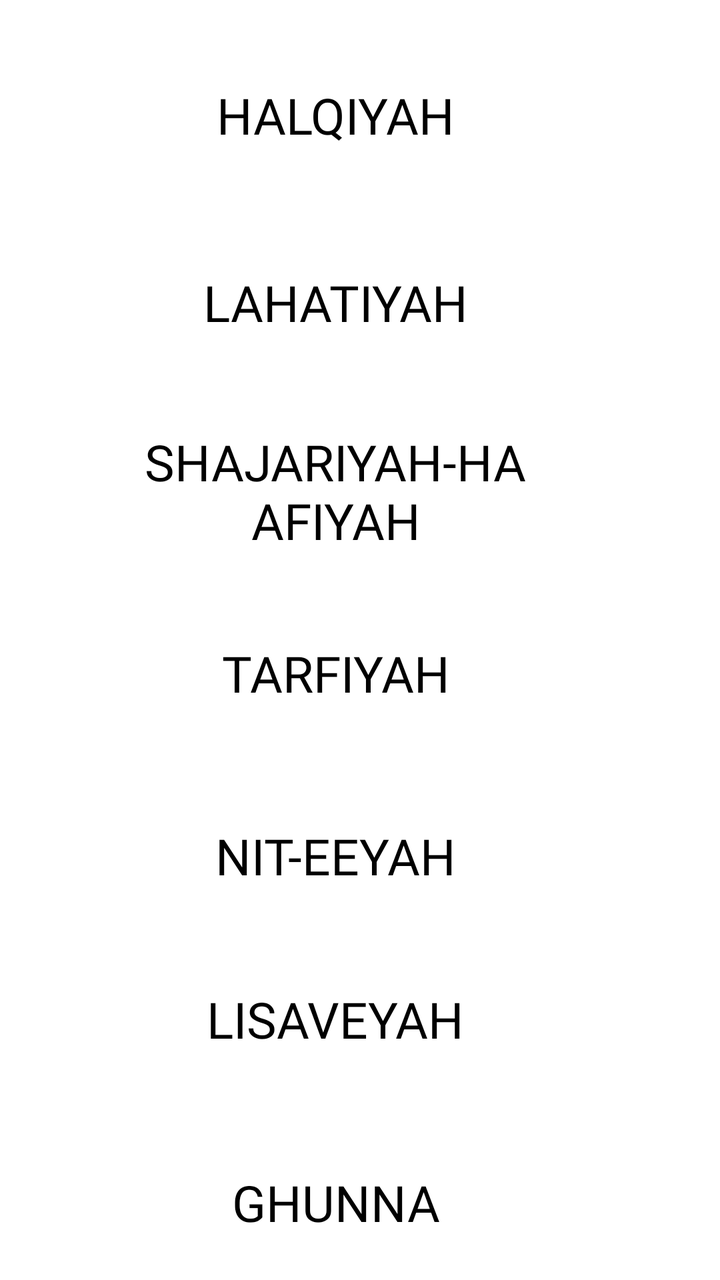
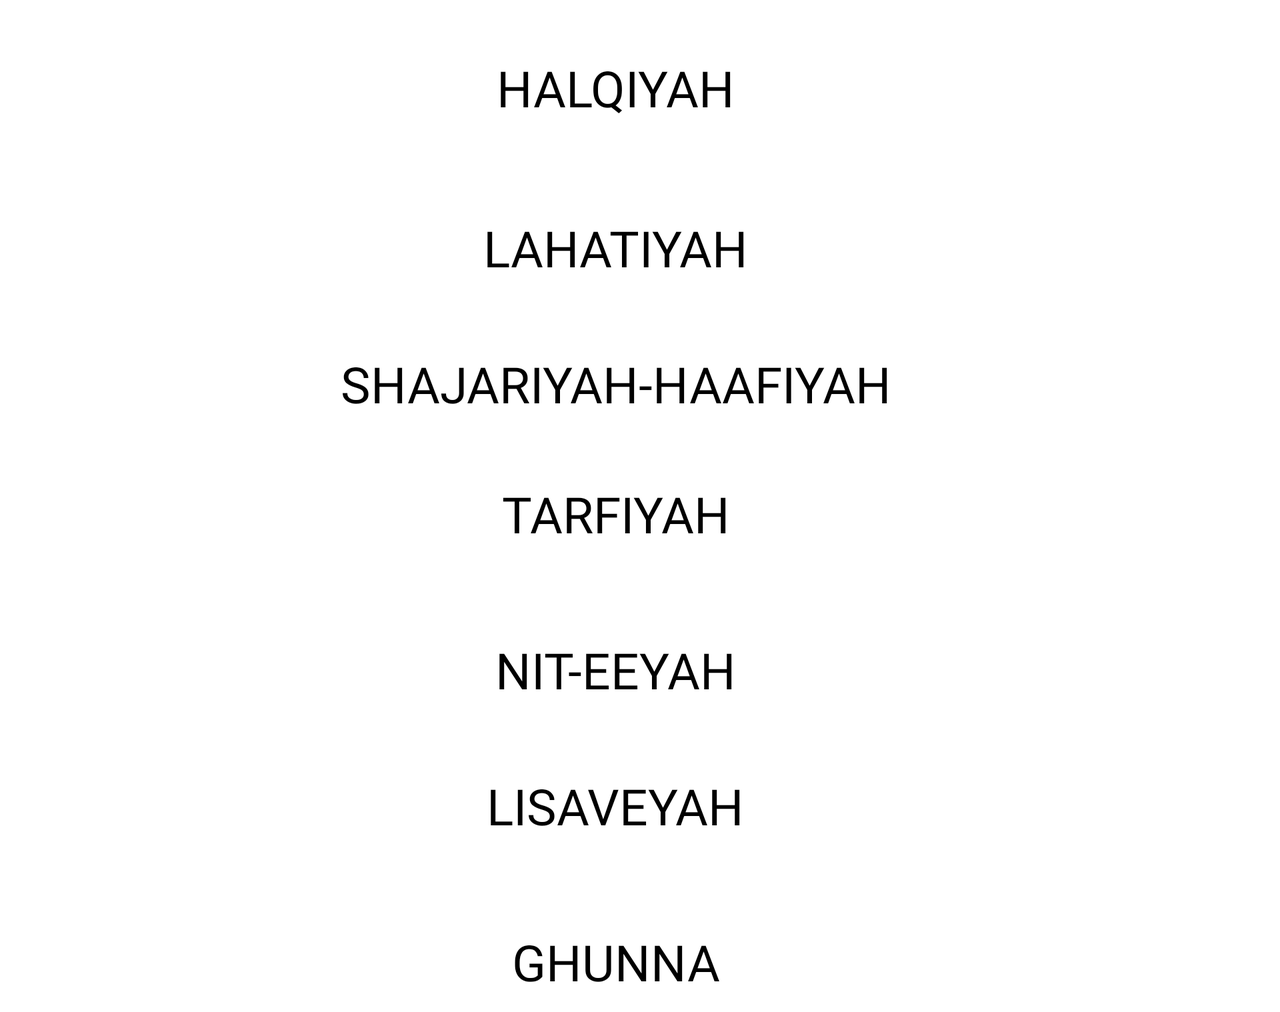

Two renders of one Android screen. The first uses the default layout on a phone; the second uses the alternative layout the repository ships for a different screen configuration, on a matching device. The two XML files are below.
<!-- AndroidManifest.xml: application theme Theme.HaroofQuizApp -->
<!-- res/layout/activity_learn_page.xml -->
<?xml version="1.0" encoding="utf-8"?>
<androidx.constraintlayout.widget.ConstraintLayout xmlns:android="http://schemas.android.com/apk/res/android"
    xmlns:app="http://schemas.android.com/apk/res-auto"
    xmlns:tools="http://schemas.android.com/tools"
    android:layout_width="match_parent"
    android:layout_height="match_parent"
    tools:context=".LearnPage"
    android:background="@drawable/background">


    <androidx.appcompat.widget.AppCompatButton
        android:id="@+id/halqiyah"
        android:layout_width="0dp"
        android:layout_height="wrap_content"
        android:layout_marginStart="85dp"
        android:layout_marginTop="20dp"
        android:layout_marginEnd="110dp"
        android:layout_marginBottom="32dp"
        android:background="@drawable/roundedborders"
        android:backgroundTint="@color/white"
        android:fontFamily="@font/aldrich"
        android:gravity="center"
        android:text="Halqiyah"
        android:textColor="@color/black"
        android:textSize="25dp"
        app:layout_constraintBottom_toTopOf="@+id/lahatiyah"
        app:layout_constraintEnd_toEndOf="parent"
        app:layout_constraintStart_toStartOf="parent"
        app:layout_constraintTop_toTopOf="parent"
        app:layout_constraintWidth_default="percent"
        app:layout_constraintWidth_percent="0.5" />

    <androidx.appcompat.widget.AppCompatButton
        android:id="@+id/lahatiyah"
        android:layout_width="0dp"
        android:layout_height="wrap_content"
        android:layout_marginStart="85dp"
        android:layout_marginEnd="110dp"
        android:layout_marginBottom="20dp"
        android:background="@drawable/roundedborders"
        android:backgroundTint="@color/white"
        android:fontFamily="@font/aldrich"
        android:text="Lahatiyah"
        android:textColor="@color/black"
        android:textSize="25dp"
        app:layout_constraintBottom_toTopOf="@+id/shajariyahHaafiyah"
        app:layout_constraintEnd_toEndOf="parent"
        app:layout_constraintStart_toStartOf="parent"
        app:layout_constraintTop_toBottomOf="@+id/halqiyah"
        app:layout_constraintWidth_default="percent"
        app:layout_constraintWidth_percent="0.5" />

    <androidx.appcompat.widget.AppCompatButton
        android:id="@+id/shajariyahHaafiyah"
        android:layout_width="0dp"
        android:layout_height="wrap_content"
        android:layout_marginStart="85dp"
        android:layout_marginEnd="110dp"
        android:layout_marginBottom="17dp"
        android:background="@drawable/roundedborders"
        android:backgroundTint="@color/white"
        android:fontFamily="@font/aldrich"
        android:text="Shajariyah-Haafiyah"
        android:textColor="@color/black"
        android:textSize="25dp"
        android:padding="5dp"
        app:layout_constraintBottom_toTopOf="@+id/tarfiyah"
        app:layout_constraintEnd_toEndOf="parent"
        app:layout_constraintStart_toStartOf="parent"
        app:layout_constraintTop_toBottomOf="@+id/lahatiyah"
        app:layout_constraintWidth_default="percent"
        app:layout_constraintWidth_percent="0.6" />

    <androidx.appcompat.widget.AppCompatButton
        android:id="@+id/tarfiyah"
        android:layout_width="0dp"
        android:layout_height="wrap_content"
        android:layout_marginStart="85dp"
        android:layout_marginEnd="110dp"
        android:layout_marginBottom="30dp"
        android:background="@drawable/roundedborders"
        android:backgroundTint="@color/white"
        android:fontFamily="@font/aldrich"
        android:text="Tarfiyah"
        android:textColor="@color/black"
        android:textSize="25dp"
        app:layout_constraintBottom_toTopOf="@+id/nitEeyah"
        app:layout_constraintEnd_toEndOf="parent"
        app:layout_constraintStart_toStartOf="parent"
        app:layout_constraintTop_toBottomOf="@+id/shajariyahHaafiyah"
        app:layout_constraintWidth_default="percent"
        app:layout_constraintWidth_percent="0.5" />

    <androidx.appcompat.widget.AppCompatButton
        android:id="@+id/nitEeyah"
        android:layout_width="0dp"
        android:layout_height="wrap_content"
        android:layout_marginStart="85dp"
        android:layout_marginEnd="110dp"
        android:layout_marginBottom="20dp"
        android:background="@drawable/roundedborders"
        android:backgroundTint="@color/white"
        android:fontFamily="@font/aldrich"
        android:text="Nit-eeyah"
        android:textColor="@color/black"
        android:textSize="25dp"
        app:layout_constraintBottom_toTopOf="@+id/lisaveyah"
        app:layout_constraintEnd_toEndOf="parent"
        app:layout_constraintStart_toStartOf="parent"
        app:layout_constraintTop_toBottomOf="@+id/tarfiyah"
        app:layout_constraintWidth_default="percent"
        app:layout_constraintWidth_percent="0.5" />

    <androidx.appcompat.widget.AppCompatButton
        android:id="@+id/lisaveyah"
        android:layout_width="0dp"
        android:layout_height="wrap_content"
        android:layout_marginStart="85dp"
        android:layout_marginEnd="110dp"
        android:layout_marginBottom="30dp"
        android:background="@drawable/roundedborders"
        android:backgroundTint="@color/white"
        android:fontFamily="@font/aldrich"
        android:text="Lisaveyah"
        android:textColor="@color/black"
        android:textSize="25dp"
        app:layout_constraintBottom_toTopOf="@+id/ghunna"
        app:layout_constraintEnd_toEndOf="parent"
        app:layout_constraintStart_toStartOf="parent"
        app:layout_constraintTop_toBottomOf="@+id/nitEeyah"
        app:layout_constraintWidth_default="percent"
        app:layout_constraintWidth_percent="0.5" />

    <androidx.appcompat.widget.AppCompatButton
        android:id="@+id/ghunna"
        android:layout_width="0dp"
        android:layout_height="wrap_content"
        android:layout_marginStart="85dp"
        android:layout_marginEnd="110dp"
        android:layout_marginBottom="1dp"
        android:background="@drawable/roundedborders"
        android:backgroundTint="@color/white"
        android:fontFamily="@font/aldrich"
        android:text="Ghunna"
        android:textColor="@color/black"
        android:textSize="25dp"
        app:layout_constraintBottom_toBottomOf="parent"
        app:layout_constraintEnd_toEndOf="parent"
        app:layout_constraintStart_toStartOf="parent"
        app:layout_constraintTop_toBottomOf="@+id/lisaveyah"
        app:layout_constraintWidth_default="percent"
        app:layout_constraintWidth_percent="0.5" />

</androidx.constraintlayout.widget.ConstraintLayout>
<!-- resources referenced by this layout -->
<resources>
  <color name="black">#FF000000</color>
  <color name="white">#FFFFFFFF</color>
  <!-- drawable roundedborders (drawable) -->
  <?xml version="1.0" encoding="utf-8"?>
  <shape xmlns:tools="http://schemas.android.com/tools"
      xmlns:android="http://schemas.android.com/apk/res/android"
      tools:ignore="ExtraText"
      android:shape="rectangle">
      <corners
          android:bottomLeftRadius="25dp"
          android:topRightRadius="25dp"
          android:bottomRightRadius="25dp"
          android:topLeftRadius="25dp"/>
  </shape>
  <style name="Theme.HaroofQuizApp" parent="Theme.MaterialComponents.DayNight.DarkActionBar">
          
          <item name="colorPrimary">@color/purple_500</item>
          <item name="colorPrimaryVariant">@color/purple_700</item>
          <item name="colorOnPrimary">@color/white</item>
          
          <item name="colorSecondary">@color/teal_200</item>
          <item name="colorSecondaryVariant">@color/teal_700</item>
          <item name="colorOnSecondary">@color/black</item>
          
          <item name="android:statusBarColor" tools:targetApi="l">?attr/colorPrimaryVariant</item>
          
      </style>
  <color name="purple_500">#FF6200EE</color>
  <color name="purple_700">#FF3700B3</color>
  <color name="teal_200">#FF03DAC5</color>
  <color name="teal_700">#FF018786</color>
</resources>
<!-- res/layout-land/activity_learn_page.xml (the repository's variant of the layout above) -->
<!-- drawn on the phone turned sideways -->
<?xml version="1.0" encoding="utf-8"?>
<ScrollView xmlns:android="http://schemas.android.com/apk/res/android"
    xmlns:app="http://schemas.android.com/apk/res-auto"
    xmlns:tools="http://schemas.android.com/tools"
    android:layout_width="match_parent"
    android:layout_height="match_parent"
    tools:context=".LearnPage"
    android:background="@drawable/background">
    <androidx.constraintlayout.widget.ConstraintLayout
        android:layout_width="match_parent"
        android:layout_height="match_parent">

        <androidx.appcompat.widget.AppCompatButton
            android:id="@+id/halqiyah"
            android:layout_width="0dp"
            android:layout_height="wrap_content"
            android:layout_marginStart="85dp"
            android:layout_marginTop="20dp"
            android:layout_marginEnd="110dp"
            android:layout_marginBottom="32dp"
            android:background="@drawable/roundedborders"
            android:backgroundTint="@color/white"
            android:fontFamily="@font/aldrich"
            android:gravity="center"
            android:text="Halqiyah"
            android:textColor="@color/black"
            android:textSize="25dp"
            app:layout_constraintBottom_toTopOf="@+id/lahatiyah"
            app:layout_constraintEnd_toEndOf="parent"
            app:layout_constraintStart_toStartOf="parent"
            app:layout_constraintTop_toTopOf="parent"
            app:layout_constraintWidth_default="percent"
            app:layout_constraintWidth_percent="0.5" />

        <androidx.appcompat.widget.AppCompatButton
            android:id="@+id/lahatiyah"
            android:layout_width="0dp"
            android:layout_height="wrap_content"
            android:layout_marginStart="85dp"
            android:layout_marginEnd="110dp"
            android:layout_marginBottom="20dp"
            android:background="@drawable/roundedborders"
            android:backgroundTint="@color/white"
            android:fontFamily="@font/aldrich"
            android:text="Lahatiyah"
            android:textColor="@color/black"
            android:textSize="25dp"
            app:layout_constraintBottom_toTopOf="@+id/shajariyahHaafiyah"
            app:layout_constraintEnd_toEndOf="parent"
            app:layout_constraintStart_toStartOf="parent"
            app:layout_constraintTop_toBottomOf="@+id/halqiyah"
            app:layout_constraintWidth_default="percent"
            app:layout_constraintWidth_percent="0.5" />

        <androidx.appcompat.widget.AppCompatButton
            android:id="@+id/shajariyahHaafiyah"
            android:layout_width="0dp"
            android:layout_height="wrap_content"
            android:layout_marginStart="85dp"
            android:layout_marginEnd="110dp"
            android:layout_marginBottom="17dp"
            android:background="@drawable/roundedborders"
            android:backgroundTint="@color/white"
            android:fontFamily="@font/aldrich"
            android:text="Shajariyah-Haafiyah"
            android:textColor="@color/black"
            android:textSize="25dp"
            android:padding="5dp"
            app:layout_constraintBottom_toTopOf="@+id/tarfiyah"
            app:layout_constraintEnd_toEndOf="parent"
            app:layout_constraintStart_toStartOf="parent"
            app:layout_constraintTop_toBottomOf="@+id/lahatiyah"
            app:layout_constraintWidth_default="percent"
            app:layout_constraintWidth_percent="0.6" />

        <androidx.appcompat.widget.AppCompatButton
            android:id="@+id/tarfiyah"
            android:layout_width="0dp"
            android:layout_height="wrap_content"
            android:layout_marginStart="85dp"
            android:layout_marginEnd="110dp"
            android:layout_marginBottom="30dp"
            android:background="@drawable/roundedborders"
            android:backgroundTint="@color/white"
            android:fontFamily="@font/aldrich"
            android:text="Tarfiyah"
            android:textColor="@color/black"
            android:textSize="25dp"
            app:layout_constraintBottom_toTopOf="@+id/nitEeyah"
            app:layout_constraintEnd_toEndOf="parent"
            app:layout_constraintStart_toStartOf="parent"
            app:layout_constraintTop_toBottomOf="@+id/shajariyahHaafiyah"
            app:layout_constraintWidth_default="percent"
            app:layout_constraintWidth_percent="0.5" />

        <androidx.appcompat.widget.AppCompatButton
            android:id="@+id/nitEeyah"
            android:layout_width="0dp"
            android:layout_height="wrap_content"
            android:layout_marginStart="85dp"
            android:layout_marginEnd="110dp"
            android:layout_marginBottom="20dp"
            android:background="@drawable/roundedborders"
            android:backgroundTint="@color/white"
            android:fontFamily="@font/aldrich"
            android:text="Nit-eeyah"
            android:textColor="@color/black"
            android:textSize="25dp"
            app:layout_constraintBottom_toTopOf="@+id/lisaveyah"
            app:layout_constraintEnd_toEndOf="parent"
            app:layout_constraintStart_toStartOf="parent"
            app:layout_constraintTop_toBottomOf="@+id/tarfiyah"
            app:layout_constraintWidth_default="percent"
            app:layout_constraintWidth_percent="0.5" />

        <androidx.appcompat.widget.AppCompatButton
            android:id="@+id/lisaveyah"
            android:layout_width="0dp"
            android:layout_height="wrap_content"
            android:layout_marginStart="85dp"
            android:layout_marginEnd="110dp"
            android:layout_marginBottom="30dp"
            android:background="@drawable/roundedborders"
            android:backgroundTint="@color/white"
            android:fontFamily="@font/aldrich"
            android:text="Lisaveyah"
            android:textColor="@color/black"
            android:textSize="25dp"
            app:layout_constraintBottom_toTopOf="@+id/ghunna"
            app:layout_constraintEnd_toEndOf="parent"
            app:layout_constraintStart_toStartOf="parent"
            app:layout_constraintTop_toBottomOf="@+id/nitEeyah"
            app:layout_constraintWidth_default="percent"
            app:layout_constraintWidth_percent="0.5" />

        <androidx.appcompat.widget.AppCompatButton
            android:id="@+id/ghunna"
            android:layout_width="0dp"
            android:layout_height="wrap_content"
            android:layout_marginStart="85dp"
            android:layout_marginEnd="110dp"
            android:layout_marginBottom="1dp"
            android:background="@drawable/roundedborders"
            android:backgroundTint="@color/white"
            android:fontFamily="@font/aldrich"
            android:text="Ghunna"
            android:textColor="@color/black"
            android:textSize="25dp"
            app:layout_constraintBottom_toBottomOf="parent"
            app:layout_constraintEnd_toEndOf="parent"
            app:layout_constraintStart_toStartOf="parent"
            app:layout_constraintTop_toBottomOf="@+id/lisaveyah"
            app:layout_constraintWidth_default="percent"
            app:layout_constraintWidth_percent="0.5" />

    </androidx.constraintlayout.widget.ConstraintLayout>

</ScrollView>
